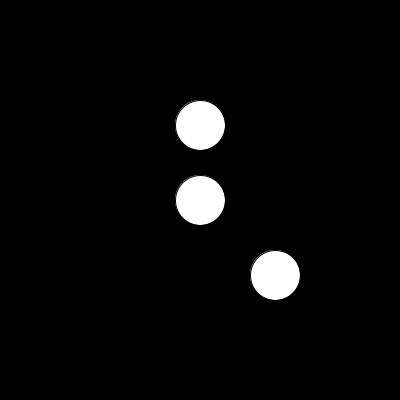
Frame 1 (no input)
Frame 60 (the mouse pressed at the canvas centre just before this capture): identical to frame 1, image omitted
Frame 120 (the mouse held since frame 60 and released just before this capture): identical to frame 1, image omitted

The Processing sketch that drew this single still picture (run headless with seeded random() and noise(); from frame 60 on, the mouse is pressed at the canvas centre):

// Processing sketch: processing_176110
// ── processing_176110.pde

int circle=275;

void setup () {
size(400,400);
}

void draw () {
background(0,0,0);
if (circle<201) {
fill(0,0,0);
  }
ellipse(200,200,50,50);
ellipse(200,125,50,50);
ellipse(circle,275,50,50);
if (mousePressed && mouseX>300 && mouseY<300) {
circle=circle-3;
  }
if (circle<200) {
circle+=3;
fill(255,115,0);
textSize(30);
text("awesome!",150,200);  
  }
}
